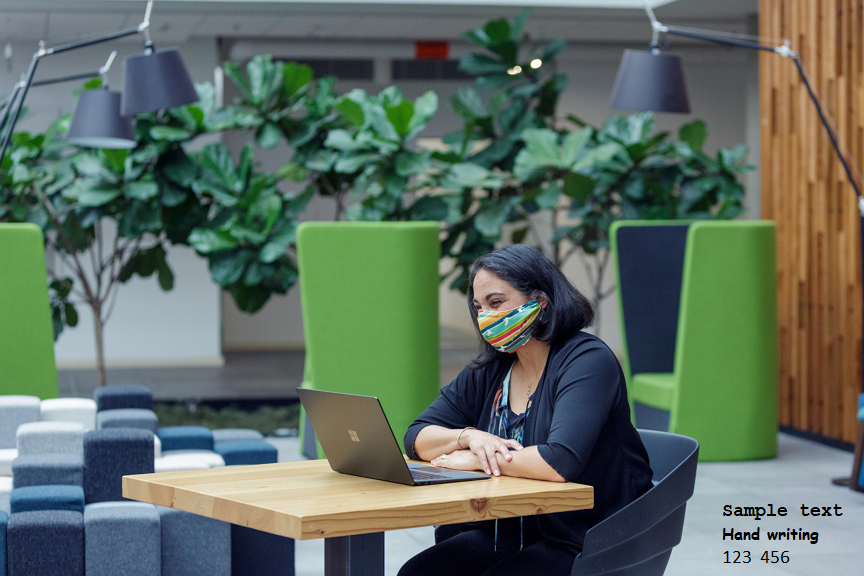
#> input picture sdk/vision/azure-ai-vision-imageanalysis/samples/sample.jpg, 864 x 576 px
$ python draw_rectangle.py
#> lines starting #> are read from the running program, lines starting #| are printed output that depends on the picture
# First you need to:
# pip install pillow

# Import the PIL module
from PIL import Image, ImageDraw

# Load the image file
image = Image.open("sample.jpg")
#> image is the input picture: PIL image 864x576 RGBA; mean R, G, B, A 93.8, 108.6, 97.4, 255

# Create an ImageDraw object
draw = ImageDraw.Draw(image)

# Define the coordinates and dimensions of the rectangle
# x and y are the top-left corner of the rectangle
# w and h are the width and height of the rectangle
x = 100
y = 100
w = 200
h = 150

# Draw the rectangle with a red outline
draw.rectangle([(x, y), (x + w, y + h)], outline="red")

# Save the new image to file
image.save("sample_with_rectangle.png")
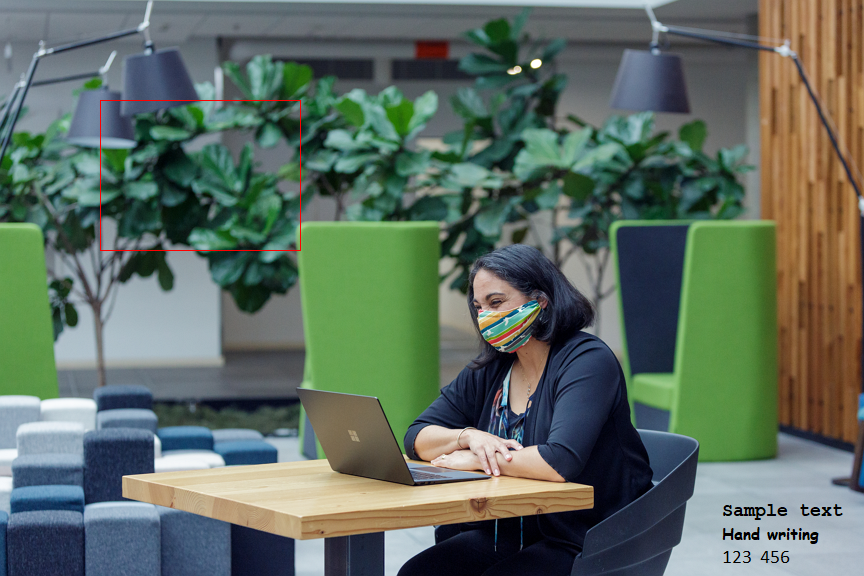
#> saved as sample_with_rectangle.png: PIL image 864x576 RGBA; mean R, G, B, A 94.1, 108.4, 97.3, 255
